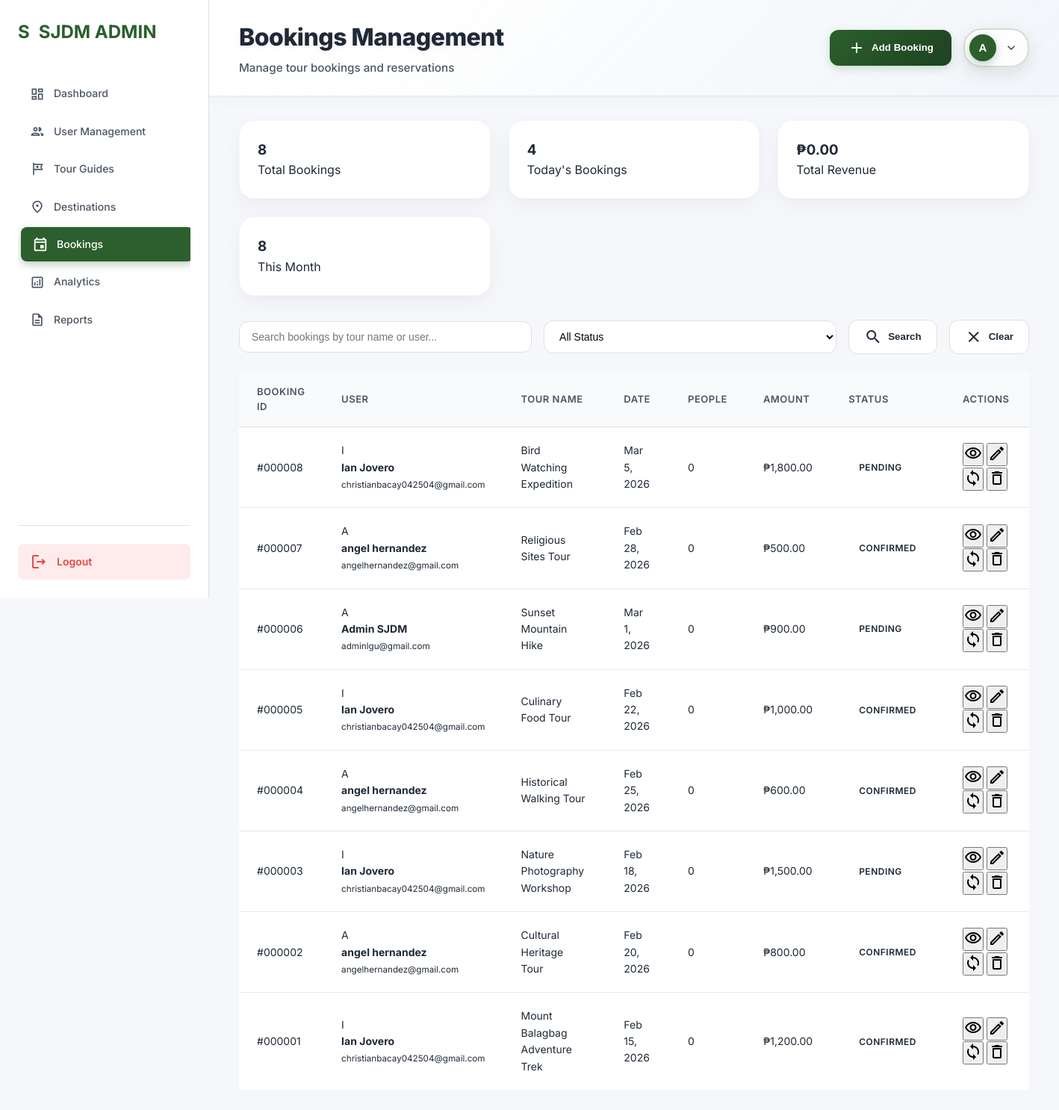
The app's page /admin/bookings.php (signed in) with its own data.
### tables this page shows
CREATE TABLE `admin_menu_items` (
  `id` int(11) NOT NULL AUTO_INCREMENT,
  `menu_name` varchar(100) NOT NULL,
  `menu_icon` varchar(50) DEFAULT NULL,
  `menu_url` varchar(200) NOT NULL,
  `display_order` int(11) DEFAULT 0,
  `is_active` tinyint(1) DEFAULT 1,
  `parent_id` int(11) DEFAULT 0,
  `created_at` timestamp NOT NULL DEFAULT current_timestamp(),
  `updated_at` timestamp NOT NULL DEFAULT current_timestamp() ON UPDATE current_timestamp(),
  PRIMARY KEY (`id`),
  KEY `idx_display_order` (`display_order`),
  KEY `idx_is_active` (`is_active`)
);

CREATE TABLE `bookings` (
  `id` int(11) NOT NULL,
  `user_id` int(11) NOT NULL,
  `guide_id` int(11) NULL,
  `tour_name` varchar(200) NOT NULL,
  `destination` varchar(200) NULL,
  `booking_date` date NOT NULL,
  `check_in_date` date NULL,
  `check_out_date` date NULL,
  `number_of_people` int(11) NOT NULL,
  `contact_number` varchar(50) NULL,
  `email` varchar(255) NULL,
  `special_requests` text NULL,
  `total_amount` decimal(10,2) NOT NULL,
  `payment_method` enum('pay_later','gcash','bank_transfer') DEFAULT 'pay_later',
  `status` enum('pending','confirmed','cancelled','completed') DEFAULT 'pending',
  `booking_reference` varchar(50) NULL,
  `created_at` timestamp NOT NULL DEFAULT current_timestamp(),
  `updated_at` timestamp NOT NULL DEFAULT current_timestamp() ON UPDATE current_timestamp(),
  PRIMARY KEY (`id`),
  KEY `idx_user_id` (`user_id`),
  KEY `idx_guide_id` (`guide_id`),
  KEY `idx_booking_date` (`booking_date`),
  KEY `idx_status` (`status`),
  KEY `idx_booking_reference` (`booking_reference`)
);

CREATE TABLE `users` (
  `id` int(11) NOT NULL,
  `first_name` varchar(50) NOT NULL,
  `last_name` varchar(50) NOT NULL,
  `email` varchar(100) NOT NULL,
  `password` varchar(255) NOT NULL,
  `user_type` enum('user','admin') DEFAULT 'user',
  `status` enum('active','inactive','suspended') DEFAULT 'active',
  `created_at` timestamp NOT NULL DEFAULT current_timestamp(),
  `updated_at` timestamp NOT NULL DEFAULT current_timestamp() ON UPDATE current_timestamp(),
  `last_login` timestamp NULL DEFAULT NULL,
  PRIMARY KEY (`id`),
  UNIQUE KEY `email` (`email`)
);

### admin/bookings.php (the view, shortened to what this page needs)
<?php
function getAdminConnection()
{
    return getDatabaseConnection();
}
function getBookingsList($conn, $page = 1, $limit = 15, $search = '', $status = '')
{
    $offset = ($page - 1) * $limit;
    $search = $conn->real_escape_string($search);
    $bookingsQuery = "SELECT b.*, CONCAT(u.first_name, ' ', u.last_name) as user_name, u.email as user_email
                      FROM bookings b
                      JOIN users u ON b.user_id = u.id
                      WHERE 1=1";
    $bookingsQuery .= " ORDER BY b.created_at DESC LIMIT $limit OFFSET $offset";
    $bookingsResult = $conn->query($bookingsQuery);
    $countQuery = "SELECT COUNT(*) as total FROM bookings b JOIN users u ON b.user_id = u.id WHERE 1=1";
    $countResult = $conn->query($countQuery);
    $totalCount = $countResult->fetch_assoc()['total'];
    $totalPages = ceil($totalCount / $limit);
    $bookings = [];
    while ($row = $bookingsResult->fetch_assoc()) {
        $bookings[] = $row;
    }
    return [
        'bookings' => $bookings,
        'pagination' => [
            'current_page' => $page,
            'total_pages' => $totalPages,
            'total_count' => $totalCount,
            'limit' => $limit
        ]
    ];
}
function getBookingStats($conn)
{
    $stats = [];
    $result = $conn->query("SELECT COUNT(*) as total FROM bookings");
    $stats['total'] = $result->fetch_assoc()['total'];
    $result = $conn->query("SELECT status, COUNT(*) as count FROM bookings GROUP BY status");
    $stats['by_status'] = [];
    while ($row = $result->fetch_assoc()) {
        $stats['by_status'][$row['status']] = $row['count'];
    }
    $result = $conn->query("SELECT COUNT(*) as total FROM bookings WHERE DATE(created_at) = CURDATE()");
    $stats['today'] = $result->fetch_assoc()['total'];
    $result = $conn->query("SELECT COUNT(*) as total FROM bookings WHERE MONTH(created_at) = MONTH(CURDATE()) AND YEAR(created_at) = YEAR(CURDATE())");
    $stats['this_month'] = $result->fetch_assoc()['total'];
    $result = $conn->query("SELECT SUM(total_amount) as total FROM bookings WHERE status = 'completed'");
    $stats['total_revenue'] = $result->fetch_assoc()['total'] ?? 0;
    return $stats;
}
$conn = getAdminConnection();
$dbSettings = [];
$result = $conn->query("SELECT setting_key, setting_value FROM admin_dashboard_settings");
if ($result) {
    while ($row = $result->fetch_assoc()) {
        $dbSettings[$row['setting_key']] = $row['setting_value'];
    }
}
$bSettings = [];
$result = $conn->query("SELECT setting_key, setting_value FROM booking_settings");
if ($result) {
    while ($row = $result->fetch_assoc()) {
        $bSettings[$row['setting_key']] = $row['setting_value'];
    }
}
$logoText = $dbSettings['admin_logo_text'] ?? 'SJDM ADMIN';
$moduleTitle = $bSettings['module_title'] ?? 'Bookings Management';
$moduleSubtitle = $bSettings['module_subtitle'] ?? 'Manage tour bookings';
$adminMark = $dbSettings['admin_mark_label'] ?? 'A';
$menuItems = [];
$result = $conn->query("SELECT * FROM admin_menu_items WHERE is_active = 1 ORDER BY display_order ASC");
if ($result) {
    while ($row = $result->fetch_assoc()) {
        $menuItems[] = $row;
    }
}
$page = isset($_GET['page']) ? max(1, intval($_GET['page'])) : 1;
$limit = intval($bSettings['default_booking_limit'] ?? 15);
$search = isset($_GET['search']) ? $conn->real_escape_string($_GET['search']) : '';
$status = isset($_GET['status']) ? $conn->real_escape_string($_GET['status']) : '';
$bookingsData = getBookingsList($conn, $page, $limit, $search, $status);
$bookings = $bookingsData['bookings'];
$bookingStats = getBookingStats($conn);
?>
<!DOCTYPE html>
<html lang="en">
<head>
    <link rel="stylesheet" href="admin-styles.css">
</head>
<body>
    <div class="admin-container">
        <aside class="sidebar">
            <div class="sidebar-header">
                <div class="logo">
                    <div class="mark-icon"><?php echo strtoupper(substr($logoText, 0, 1) ?: 'A'); ?></div>
                    <span><?php echo $logoText; ?></span>
                </div>
            </div>
            <nav class="sidebar-nav">
                <?php foreach ($menuItems as $item):
                    if (stripos($item['menu_name'], 'hotels') !== false || stripos($item['menu_url'], 'hotels') !== false ||
                        stripos($item['menu_name'], 'settings') !== false || stripos($item['menu_url'], 'settings') !== false) {
                        continue;
                    }
                    $isActive = basename($_SERVER['PHP_SELF']) == $item['menu_url'] ? 'active' : '';
                    ?>
                    <a href="<?php echo $item['menu_url']; ?>" class="nav-item <?php echo $isActive; ?>">
                        <span class="material-icons-outlined"><?php echo $item['menu_icon']; ?></span>
                        <span><?php echo $item['menu_name']; ?></span>
                    </a>
                <?php endforeach; ?>
            </nav>
            <div class="sidebar-footer">
                <a href="logout.php" class="logout-btn">
                    <span class="material-icons-outlined">logout</span>
                    <span>Logout</span>
                </a>
            </div>
        </aside>
        <main class="main-content">
            <header class="top-bar">
                <div class="page-title">
                    <h1><?php echo $moduleTitle; ?></h1>
                    <p><?php echo $moduleSubtitle; ?></p>
                </div>
                <div class="top-bar-actions">
                    <button class="btn-primary" onclick="showAddBookingModal()">
                        <span class="material-icons-outlined">add</span>
                        Add Booking
                    </button>
                    <div class="profile-dropdown">
                        <button class="profile-button" id="adminProfileButton">
                            <div class="profile-avatar"><?php echo isset($adminMark) ? substr($adminMark, 0, 1) : 'A'; ?></div>
                            <span class="material-icons-outlined">expand_more</span>
                        </button>
                    </div>
                </div>
            </header>
            <div class="content-area">
                <div class="stats-grid">
                    <div class="stat-card">
                        <h3><?php echo $bookingStats['total']; ?></h3>
                        <p>Total Bookings</p>
                    </div>
                    <div class="stat-card">
                        <h3><?php echo $bookingStats['today']; ?></h3>
                        <p>Today's Bookings</p>
                    </div>
                    <div class="stat-card">
                        <h3>₱<?php echo number_format($bookingStats['total_revenue'], 2); ?></h3>
                        <p>Total Revenue</p>
                    </div>
                    <div class="stat-card">
                        <h3><?php echo $bookingStats['this_month']; ?></h3>
                        <p>This Month</p>
                    </div>
                </div>
                <div class="search-filters">
                    <input type="text" id="searchInput" placeholder="Search bookings by tour name or user..."
                        value="<?php echo htmlspecialchars($search); ?>">
                    <select id="statusFilter" onchange="filterBookings()">
                        <option value="">All Status</option>
                    </select>
                    <button class="btn-secondary" onclick="searchBookings()">
                        <span class="material-icons-outlined">search</span>
                        Search
                    </button>
                    <button class="btn-secondary" onclick="clearFilters()">
                        <span class="material-icons-outlined">clear</span>
                        Clear
                    </button>
                </div>
                <div class="table-container">
                    <table class="data-table">
                        <thead>
                            <tr>
                                <th>Booking ID</th>
                                <th>User</th>
                                <th>Tour Name</th>
                                <th>Date</th>
                                <th>People</th>
                                <th>Amount</th>
                                <th>Status</th>
                                <th>Actions</th>
                            </tr>
                        </thead>
                        <tbody>
                            <?php foreach ($bookings as $booking): ?>
                                <tr>
                                    <td>#<?php echo str_pad($booking['id'], 6, '0', STR_PAD_LEFT); ?></td>
                                    <td>
                                        <div class="user-info">
                                            <div class="user-avatar">
                                                <?php echo strtoupper(substr($booking['user_name'], 0, 1)); ?>
                                            </div>
                                            <div>
                                                <strong><?php echo htmlspecialchars($booking['user_name']); ?></strong><br>
                                                <small><?php echo htmlspecialchars($booking['user_email']); ?></small>
                                            </div>
                                        </div>
                                    </td>
                                    <td><?php echo htmlspecialchars($booking['tour_name']); ?></td>
                                    <td><?php echo date('M j, Y', strtotime($booking['booking_date'])); ?></td>
                                    <td><?php echo $booking['number_of_people']; ?></td>
                                    <td class="booking-amount">₱<?php echo number_format($booking['total_amount'], 2); ?>
                                    </td>
                                    <td>
                                        <span class="status-badge status-<?php echo $booking['status']; ?>">
                                            <?php echo ucfirst($booking['status']); ?>
                                        </span>
                                    </td>
                                    <td>
                                        <div class="action-buttons">
                                            <button class="btn-icon" onclick="viewBooking(<?php echo $booking['id']; ?>)"
                                                title="View">
                                                <span class="material-icons-outlined">visibility</span>
                                            </button>
                                            <button class="btn-icon" onclick="editBooking(<?php echo $booking['id']; ?>)"
                                                title="Edit">
                                                <span class="material-icons-outlined">edit</span>
                                            </button>
                                            <button class="btn-icon" onclick="updateStatus(<?php echo $booking['id']; ?>)"
                                                title="Update Status">
                                                <span class="material-icons-outlined">sync</span>
                                            </button>
                                            <button class="btn-icon" onclick="deleteBooking(<?php echo $booking['id']; ?>)"
                                                title="Delete">
                                                <span class="material-icons-outlined">delete</span>
                                            </button>
                                        </div>
                                    </td>
                                </tr>
                            <?php endforeach; ?>
                        </tbody>
                    </table>
                </div>
            </div>
        </main>
    </div>
</body>
</html>

### records on screen
admin_menu_items: menu_name "Dashboard"
admin_menu_items: menu_name "User Management"
admin_menu_items: menu_name "Tour Guides"
admin_menu_items: menu_name "Destinations"
admin_menu_items: menu_name "Bookings"
admin_menu_items: menu_name "Analytics"
admin_menu_items: menu_name "Reports"
bookings: id "000008", user_name "I", user_name "Ian Jovero", user.email "christianbacay042504@gmail.com", tour_name "Bird Watching Expedition", booking_date "Mar 5, 2026", number_of_people "0", total_amount "1,800.00", status "PENDING"
bookings: id "000007", user_name "A", user_name "angel hernandez", user.email "angelhernandez@gmail.com", tour_name "Religious Sites Tour", booking_date "Feb 28, 2026", number_of_people "0", total_amount "500.00", status "CONFIRMED"
bookings: id "000006", user_name "A", user_name "Admin SJDM", user.email "adminlgu@gmail.com", tour_name "Sunset Mountain Hike", booking_date "Mar 1, 2026", number_of_people "0", total_amount "900.00", status "PENDING"
bookings: id "000005", user_name "I", user_name "Ian Jovero", user.email "christianbacay042504@gmail.com", tour_name "Culinary Food Tour", booking_date "Feb 22, 2026", number_of_people "0", total_amount "1,000.00", status "CONFIRMED"
bookings: id "000004", user_name "A", user_name "angel hernandez", user.email "angelhernandez@gmail.com", tour_name "Historical Walking Tour", booking_date "Feb 25, 2026", number_of_people "0", total_amount "600.00", status "CONFIRMED"
bookings: id "000003", user_name "I", user_name "Ian Jovero", user.email "christianbacay042504@gmail.com", tour_name "Nature Photography Workshop", booking_date "Feb 18, 2026", number_of_people "0", total_amount "1,500.00", status "PENDING"
bookings: id "000002", user_name "A", user_name "angel hernandez", user.email "angelhernandez@gmail.com", tour_name "Cultural Heritage Tour", booking_date "Feb 20, 2026", number_of_people "0", total_amount "800.00", status "CONFIRMED"
bookings: id "000001", user_name "I", user_name "Ian Jovero", user.email "christianbacay042504@gmail.com", tour_name "Mount Balagbag Adventure Trek", booking_date "Feb 15, 2026", number_of_people "0", total_amount "1,200.00", status "CONFIRMED"

### other values on screen
substr($logoText, 0, 1) ?: 'A' "S"
$logoText "SJDM ADMIN"
$moduleTitle "Bookings Management"
$moduleSubtitle "Manage tour bookings and reservations"
substr($adminMark, 0, 1) "A"
$bookingStats['total'] "8"
$bookingStats['today'] "4"
$bookingStats['total_revenue'] "0.00"
$bookingStats['this_month'] "8"
